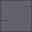

The image is a tile-based game level rendered from a .tmx file. Its description and complete source (layers, tilesets, objects, tile grids) follow:
An orthogonal 1x1 tile map with 32x32 px tiles, 2 tile layers (regions, input_Tiles), 37 hidden layers not drawn.

<map version="1.0" orientation="orthogonal" renderorder="right-down" width="1" height="1" tilewidth="32" tileheight="32" nextobjectid="1">
 <properties>
  <property name="AutomappingRadius" value="5" />
  <property name="NoOverlappingRules" value="false" />
 </properties>
 <tileset firstgid="1" source="Tiles.tsx" />
 <layer name="regions" width="1" height="1">
  <data encoding="csv">
69
</data>
 </layer>
 <layer name="input_Tiles" width="1" height="1" visible="0">
  <data encoding="csv">
11
</data>
 </layer>
 <layer name="input_Tiles" width="1" height="1" visible="0">
  <data encoding="csv">
12
</data>
 </layer>
 <layer name="output1_Tiles" width="1" height="1" visible="0">
  <data encoding="csv">
11
</data>
 </layer>
 <layer name="output2_Tiles" width="1" height="1" visible="0">
  <data encoding="csv">
11
</data>
 </layer>
 <layer name="output3_Tiles" width="1" height="1" visible="0">
  <data encoding="csv">
11
</data>
 </layer>
 <layer name="output4_Tiles" width="1" height="1" visible="0">
  <data encoding="csv">
11
</data>
 </layer>
 <layer name="output5_Tiles" width="1" height="1" visible="0">
  <data encoding="csv">
11
</data>
 </layer>
 <layer name="output6_Tiles" width="1" height="1" visible="0">
  <data encoding="csv">
12
</data>
 </layer>
 <layer name="output7_Tiles" width="1" height="1" visible="0">
  <data encoding="csv">
13
</data>
 </layer>
 <layer name="output8_Tiles" width="1" height="1" visible="0">
  <data encoding="csv">
12
</data>
 </layer>
 <layer name="output9_Tiles" width="1" height="1" visible="0">
  <data encoding="csv">
2684354573
</data>
 </layer>
 <layer name="output10_Tiles" width="1" height="1" visible="0">
  <data encoding="csv">
3221225485
</data>
 </layer>
 <layer name="output11_Tiles" width="1" height="1" visible="0">
  <data encoding="csv">
1610612749
</data>
 </layer>
 <layer name="output12_Tiles" width="1" height="1" visible="0">
  <data encoding="csv">
2684354572
</data>
 </layer>
 <layer name="output13_Tiles" width="1" height="1" visible="0">
  <data encoding="csv">
11
</data>
 </layer>
 <layer name="output14_Tiles" width="1" height="1" visible="0">
  <data encoding="csv">
11
</data>
 </layer>
 <layer name="output15_Tiles" width="1" height="1" visible="0">
  <data encoding="csv">
11
</data>
 </layer>
 <layer name="output16_Tiles" width="1" height="1" visible="0">
  <data encoding="csv">
11
</data>
 </layer>
 <layer name="output17_Tiles" width="1" height="1" visible="0">
  <data encoding="csv">
11
</data>
 </layer>
 <layer name="output18_Tiles" width="1" height="1" visible="0">
  <data encoding="csv">
11
</data>
 </layer>
 <layer name="output1_Tiles" width="1" height="1" visible="0">
  <data encoding="csv">
11
</data>
 </layer>
 <layer name="input_Tiles" width="1" height="1" visible="0">
  <data encoding="csv">
13
</data>
 </layer>
 <layer name="input_Tiles" width="1" height="1" visible="0">
  <data encoding="csv">
0
</data>
 </layer>
 <layer name="input_Tiles" width="1" height="1" visible="0">
  <data encoding="csv">
0
</data>
 </layer>
 <layer name="input_Tiles" width="1" height="1" visible="0">
  <data encoding="csv">
16
</data>
 </layer>
 <layer name="input_Tiles" width="1" height="1" visible="0">
  <data encoding="csv">
17
</data>
 </layer>
 <layer name="input_Tiles" width="1" height="1" visible="0">
  <data encoding="csv">
2684354573
</data>
 </layer>
 <layer name="input_Tiles" width="1" height="1" visible="0">
  <data encoding="csv">
3221225485
</data>
 </layer>
 <layer name="input_Tiles" width="1" height="1" visible="0">
  <data encoding="csv">
1610612749
</data>
 </layer>
 <layer name="input_Tiles" width="1" height="1" visible="0">
  <data encoding="csv">
2684354572
</data>
 </layer>
 <layer name="input_Tiles" width="1" height="1" visible="0">
  <data encoding="csv">
3221225484
</data>
 </layer>
 <layer name="input_Tiles" width="1" height="1">
  <data encoding="csv">
1610612748
</data>
 </layer>
  <layer name="output19_Tiles" width="1" height="1" visible="0">
  <data encoding="csv">
11
</data>
 </layer>
  <layer name="output20_Tiles" width="1" height="1" visible="0">
  <data encoding="csv">
11
</data>
 </layer>
  <layer name="output21_Tiles" width="1" height="1" visible="0">
  <data encoding="csv">
11
</data>
 </layer>
  <layer name="output22_Tiles" width="1" height="1" visible="0">
  <data encoding="csv">
11
</data>
 </layer>
  <layer name="output23_Tiles" width="1" height="1" visible="0">
  <data encoding="csv">
11
</data>
 </layer>
  <layer name="output24_Tiles" width="1" height="1" visible="0">
  <data encoding="csv">
11
</data>
 </layer>
</map>
